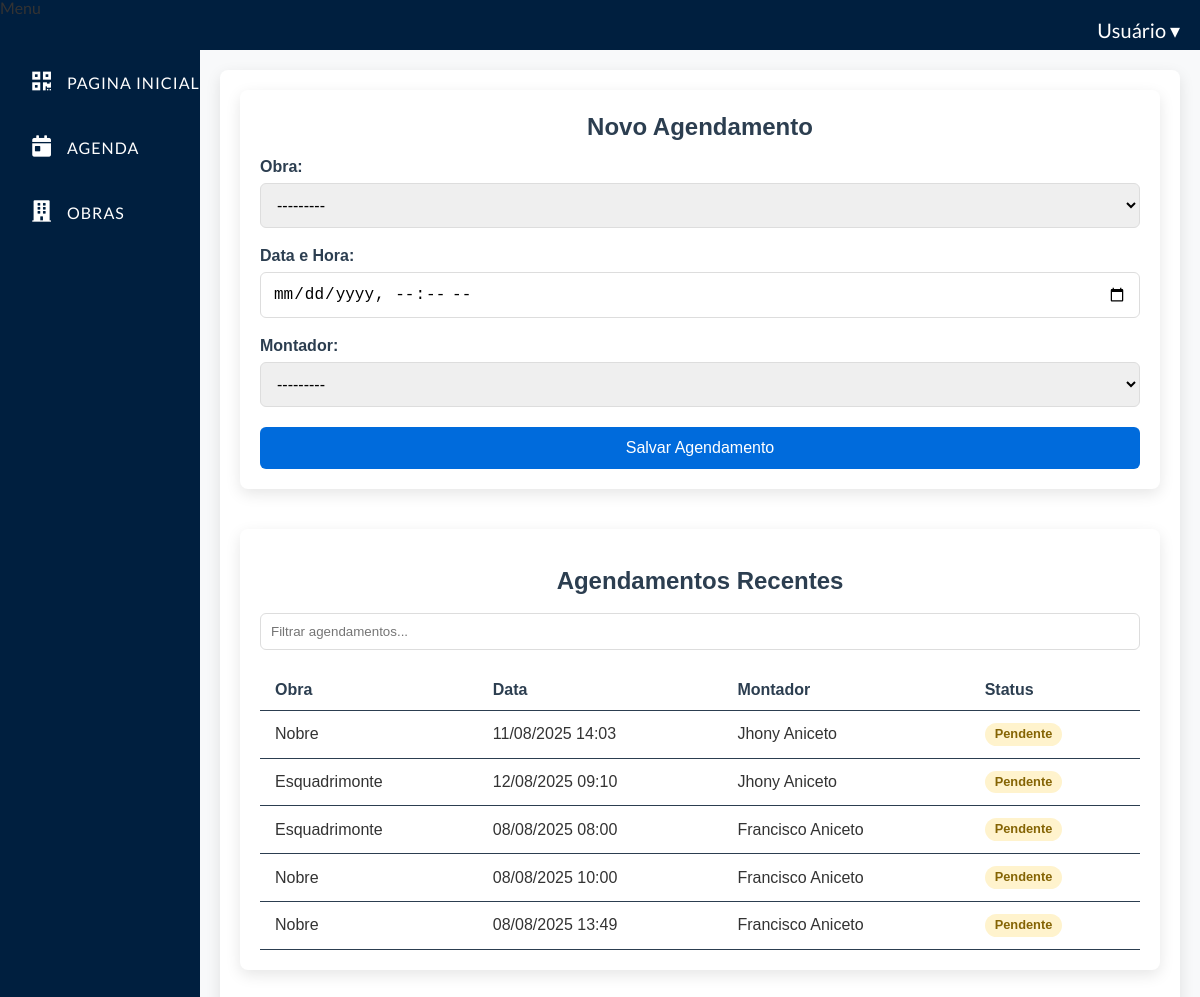
Page /agenda/adicionar/1/ (signed in) on the committed database.
### agenda/models.py (models this page shows, shortened)
class Agendamento(models.Model):
    obra = models.ForeignKey(
        Obra,
        on_delete=models.CASCADE,
        related_name='agendamentos',
        verbose_name='Obra relacionada'
    )
    data_criacao = models.DateTimeField(auto_now_add=True, verbose_name='Data de Criação')
    montador = models.ForeignKey(
        usuario,
        on_delete=models.SET_NULL,
        null=True,
        verbose_name='Montador Responsável',
        limit_choices_to={'cargo__nome': 'Montador', 'ativo': True}
    )
    data_agendamento = models.DateTimeField(
        verbose_name='Data de Agendamento',
        null=True,  # Adicionado para permitir agendamentos sem data
        blank=True
    )
    realizado = models.BooleanField(default=False, verbose_name='Agendamento Realizado?')
    cancelado = models.BooleanField(default=False, verbose_name='Agendamento Cancelado?')  # Novo campo
    STATUS_CHOICES = [
        ('pendente', 'Pendente'),
        ('em_andamento', 'Em Andamento'),
        ('realizado', 'Realizado'),
        ('cancelado', 'Cancelado'),
    ]
    status = models.CharField(
        max_length=20,
        choices=STATUS_CHOICES,
        default='pendente',
        verbose_name='Status do Agendamento'
    )
    class Meta:
        verbose_name = 'Agendamento'
        verbose_name_plural = 'Agendamentos'
        ordering = ['-data_agendamento']
        constraints = [
            models.UniqueConstraint(
                fields=['montador', 'data_agendamento'],
                name='unique_montador_agendamento',
                violation_error_message='Esse montador já tem um agendamento para esse horário.',
                condition=models.Q(data_agendamento__isnull=False)  # Só aplica se tiver data
            )
        ]

### obra/models.py (models this page shows, shortened)
class Obra(models.Model):
    STATUS_PENDENTE = 'pendente'
    STATUS_ANDAMENTO = 'em_andamento'
    STATUS_REALIZADO = 'Realizado'
    STATUS_CANCELADA = 'cancelada'
    STATUS_EXCLUIDA = 'excluida'
    STATUS_CHOICES = [
        (STATUS_PENDENTE, 'Pendente'),
        (STATUS_ANDAMENTO, 'Em Andamento'),
        (STATUS_REALIZADO, 'Realizado'),
        (STATUS_CANCELADA, 'Cancelada'),
        (STATUS_EXCLUIDA, 'Excluída'),
    ]
    status = models.CharField('Status', max_length=20, choices=STATUS_CHOICES, default=STATUS_PENDENTE)
    nome = models.CharField('nome', max_length=50)
    numero = models.IntegerField('numero controle')
    endereco = models.TextField('endereço', max_length=200, null=True, blank=True)
    data_criacao = models.DateTimeField('Data de criação', auto_now_add=True)
    cliente = models.CharField('nome cliente', max_length=50)
    previsao_entrega = models.DateTimeField('Data prevista para entrega', null=True, blank=True)
    data_alteracao = models.DateTimeField(auto_now=True)
    excluido = models.BooleanField(default=False)
    usuario_exclusao = models.ForeignKey(
        settings.AUTH_USER_MODEL, on_delete=models.SET_NULL, null=True, blank=True, related_name='obras_excluidas'
    )
    data_exclusao = models.DateTimeField(null=True, blank=True)
    class Meta:
        verbose_name = 'Obra'
        verbose_name_plural = 'Obras'
        ordering = ['-data_criacao']

### usuario/models.py (models this page shows)
class usuario(AbstractUser):
    nome = models.CharField('Nome', max_length=200)
    cpf = models.CharField('CPF', max_length=11, unique=True)
    email = models.EmailField('E-mail')
    telefone = models.CharField('Telefone', max_length=20, null=True, blank=True)
    cargo = models.ForeignKey(Cargo, verbose_name='Cargo', on_delete=models.SET_NULL, null=True)
    data_admissao = models.DateField('Data de Admissão', null=True, blank=True)
    ativo = models.BooleanField('Ativo', default=True)
    def __str__(self):
        name = self.get_full_name()
        if name and name.strip():
            return name.strip()
        return self.username or f"Usuário #{self.id}"

### agenda/views.py (the view)
# urls.py: path('adicionar/<int:id>/', views.novo_agendamento, name='agenda_adicionar_com_obra'),
@login_required
def novo_agendamento(request, id=None):
    obra_selecionada = None
    if id:
        obra_selecionada = get_object_or_404(Obra, id=id)
    if request.method == 'POST':
        form = AgendamentoForm(request.POST)
        if form.is_valid():
            agendamento = form.save(commit=False)
            if agendamento.obra.status != 'pendente':
                messages.error(request, 'Só é permitido agendar obras com status "Pendente".')
                return redirect('agenda:agenda_adicionar_com_obra', id=agendamento.obra.id)
            agendamento.data_criacao = now()
            agendamento.realizado = False
            agendamento.save()
            if agendamento.obra:
                agendamento.obra.previsao_entrega = agendamento.data_agendamento
                agendamento.obra.status = 'em_andamento'
                agendamento.obra.save()
            messages.success(request, 'Agendamento criado com sucesso!')
            return redirect('agenda:novo_agendamento')
        else: # Se o formulário não for válido, exibe os erros e o formulário preenchido
            messages.error(request, 'O formulário contém erros. Verifique os campos.')
            agendamentos = Agendamento.objects.all().order_by('-data_criacao')[:5]
            obras_filtradas = Obra.objects.filter(status='pendente')
            return render(request, 'agenda/novo_agendamento.html', {
                'form': form,
                'agendamentos': agendamentos,
                'obras_pendentes': obras_filtradas,
                'obra_selecionada': obra_selecionada
            })
    else:  # Lógica para requisições GET
        initial = {'obra': obra_selecionada} if obra_selecionada else {}
        form = AgendamentoForm(initial=initial)
    agendamentos = Agendamento.objects.all().order_by('-data_criacao')[:5]
    status_filter = request.GET.get('status')
    if status_filter:
        obras_filtradas = Obra.objects.filter(status=status_filter)
    else:
        obras_filtradas = Obra.objects.filter(status='pendente')
    template_name = 'agenda/novo_agendamento.html' if not request.GET.get('modal') else 'agenda/formAgendamento.html'
    return render(request, template_name, {
        'form': form,
        'agendamentos': agendamentos,
        'obras_pendentes': obras_filtradas,
        'obra_selecionada': obra_selecionada,
        'status_filter': status_filter
    })

### agenda/forms.py
class AgendamentoForm(forms.ModelForm):
    class Meta:
        model = Agendamento
        fields = ['obra', 'data_agendamento', 'montador']  # Somente a obra será selecionada pelo usuário
        widgets = {
            'data_agendamento': forms.DateTimeInput(attrs={'type': 'datetime-local'},
        )}
    def __init__(self, *args, **kwargs):
        super().__init__(*args, **kwargs)
        self.fields['obra'].queryset = Obra.objects.filter(
            previsao_entrega__isnull=True
        ).exclude(
            agendamentos__isnull=False
        ).distinct()
        self.fields['montador'].queryset = usuario.objects.filter(cargo__nome='Montador', ativo=True).select_related('cargo')

### templates/agenda/novo_agendamento.html (shortened to what this page needs)
{% extends 'base.html' %}
{% load static %}
{% block extra_css %}
<link rel="stylesheet" href="{% static 'agenda/formAgendamento.css' %}">
{% endblock %}
{% block content %}
<div class="agendamento-container">
  <div class="form-container">
    <h2>Novo Agendamento</h2>
    <form method="post" id="agendamento-form">
      <div class="form-group">
        <label for="id_obra">Obra:</label>
        {{ form.obra }}
      </div>
      <div class="form-group">
        <label for="id_data_agendamento">Data e Hora:</label>
        {{ form.data_agendamento }}
      </div>
      <div class="form-group">
        <label for="id_montador">Montador:</label>
        {{ form.montador }}
      </div>
      <button type="submit" class="btn-submit">Salvar Agendamento</button>
    </form>
  </div>
  <div class="agendamentos-list">
    <h2>Agendamentos Recentes</h2>
    <div class="search-container">
      <input type="text" id="search-agendamentos" placeholder="Filtrar agendamentos...">
    </div>
    <table id="agendamentos-table">
      <thead>
        <tr>
          <th>Obra</th>
          <th>Data</th>
          <th>Montador</th>
          <th>Status</th>
        </tr>
      </thead>
      <tbody>
        {% for agendamento in agendamentos %}
        <tr>
          <td>{{ agendamento.obra.nome }}</td>
          <td>{{ agendamento.data_agendamento|date:"d/m/Y H:i" }}</td>
          <td>{{ agendamento.montador }}</td>
          <td>
            <span class="status-badge {% if agendamento.realizado %}realizado{% else %}pendente{% endif %}">
              {% if agendamento.realizado %}Realizado{% else %}Pendente{% endif %}
            </span>
          </td>
        </tr>
        {% empty %}
        <tr>
          <td colspan="4">Nenhum agendamento cadastrado</td>
        </tr>
        {% endfor %}
      </tbody>
    </table>
  </div>
</div>
{% endblock %}

### static/css/estilo.css (style rules this page uses)
:root { --accent-color: #0d32d8; --gradient-color: #42e9f5; --sidebar-width: 225px; }
html, body { height: 100%; margin: 0; padding: 0; }
h2 { font-size: 1.5rem; margin-bottom: 20px; color: #2c3e50; text-align: center; }

### static/agenda/formAgendamento.css (style rules this page uses)
body { margin: 0; padding: 0; font-family: 'Lato', sans-serif; background-color: #f8f9fa; color: #333; line-height: 1.0; }
.agendamento-container { background-color: #ffffff; margin: 0 auto; padding: 20px; border-radius: 8px; box-shadow: 0 5px 15px rgba(0, 0, 0, 0.1); font-family: Arial, sans-serif; }
h2 { color: #2c3e50; text-align: center; }
.form-container { background-color: #ffffff; padding: 20px; padding-top: 5px; border-radius: 8px; box-shadow: 0 5px 15px rgba(0, 0, 0, 0.1); margin-bottom: 30px; }
.form-group { margin-bottom: 20px; }
.form-group label { display: block; margin-bottom: 8px; font-weight: bold; color: #2c3e50; }
.form-group input, .form-group select, .form-group textarea { width: 100%; padding: 12px; border: 1px solid #ddd; border-radius: 6px; font-size: 1rem; box-sizing: border-box; transition: border-color 0.3s; }
.btn-submit { padding: 12px 20px; background-color: #006bdc; color: white; font-size: 1rem; border: none; border-radius: 6px; cursor: pointer; transition: background-color 0.3s ease; width: 100%; }
.agendamentos-list { background-color: #ffffff; margin: 40px auto; padding: 20px; border-radius: 8px; box-shadow: 0 5px 15px rgba(0, 0, 0, 0.1); }
.search-container { margin-bottom: 20px; display: flex; }
.search-container input { width: 100%; padding: 10px; border: 1px solid #ddd; border-radius: 6px; }
#agendamentos-table { width: 100%; background-color: #ffffff; border-collapse: collapse; margin-top: 10px; }
#agendamentos-table th, #agendamentos-table td { padding: 12px 15px; text-align: left; border-bottom: 1px solid #2c3e50; }
#agendamentos-table th { background-color: #ffffff; font-weight: bold; color: #2c3e50; }
.status-badge { display: inline-block; padding: 5px 10px; border-radius: 20px; font-size: 0.8rem; font-weight: bold; }
.status-badge.pendente { background-color: #fff3cd; color: #856404; }

### rows in the picture
Agendamento: obra.nome "Nobre", data_agendamento "11/08/2025 14:03", montador "Jhony Aniceto", realizado "Pendente"
Agendamento: obra.nome "Esquadrimonte", data_agendamento "12/08/2025 09:10", montador "Jhony Aniceto", realizado "Pendente"
Agendamento: obra.nome "Esquadrimonte", data_agendamento "08/08/2025 08:00", montador "Francisco Aniceto", realizado "Pendente"
Agendamento: obra.nome "Nobre", data_agendamento "08/08/2025 10:00", montador "Francisco Aniceto", realizado "Pendente"
Agendamento: obra.nome "Nobre", data_agendamento "08/08/2025 13:49", montador "Francisco Aniceto", realizado "Pendente"
